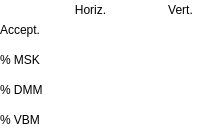
<?xml version="1.0" encoding="UTF-8"?>
<ui version="4.0">
 <class>Form</class>
 <widget class="QWidget" name="Form">
  <property name="geometry">
   <rect>
    <x>0</x>
    <y>0</y>
    <width>221</width>
    <height>131</height>
   </rect>
  </property>
  <property name="sizePolicy">
   <sizepolicy hsizetype="Ignored" vsizetype="Ignored">
    <horstretch>0</horstretch>
    <verstretch>0</verstretch>
   </sizepolicy>
  </property>
  <property name="windowTitle">
   <string>Slit acceptance</string>
  </property>
  <property name="styleSheet">
   <string notr="true">background-color: rgb(255, 255, 255);</string>
  </property>
  <layout class="QVBoxLayout" name="verticalLayout">
   <property name="spacing">
    <number>0</number>
   </property>
   <property name="leftMargin">
    <number>0</number>
   </property>
   <property name="topMargin">
    <number>0</number>
   </property>
   <property name="rightMargin">
    <number>0</number>
   </property>
   <property name="bottomMargin">
    <number>0</number>
   </property>
   <item>
    <widget class="QFrame" name="frame">
     <property name="sizePolicy">
      <sizepolicy hsizetype="Preferred" vsizetype="Preferred">
       <horstretch>0</horstretch>
       <verstretch>0</verstretch>
      </sizepolicy>
     </property>
     <property name="minimumSize">
      <size>
       <width>201</width>
       <height>71</height>
      </size>
     </property>
     <property name="frameShape">
      <enum>QFrame::Box</enum>
     </property>
     <property name="frameShadow">
      <enum>QFrame::Plain</enum>
     </property>
     <property name="lineWidth">
      <number>0</number>
     </property>
     <widget class="QLabel" name="label_10">
      <property name="geometry">
       <rect>
        <x>50</x>
        <y>0</y>
        <width>81</width>
        <height>20</height>
       </rect>
      </property>
      <property name="text">
       <string>Horiz.</string>
      </property>
      <property name="alignment">
       <set>Qt::AlignCenter</set>
      </property>
     </widget>
     <widget class="QELabel" name="qelabel_21">
      <property name="geometry">
       <rect>
        <x>50</x>
        <y>20</y>
        <width>81</width>
        <height>21</height>
       </rect>
      </property>
      <property name="alignment">
       <set>Qt::AlignRight|Qt::AlignTrailing|Qt::AlignVCenter</set>
      </property>
      <property name="variable" stdset="0">
       <string notr="true">$(SLIT)H_ACCEPT</string>
      </property>
      <property name="notation" stdset="0">
       <enum>QELabel::Fixed</enum>
      </property>
     </widget>
     <widget class="QLabel" name="label_12">
      <property name="geometry">
       <rect>
        <x>140</x>
        <y>0</y>
        <width>81</width>
        <height>20</height>
       </rect>
      </property>
      <property name="text">
       <string>Vert.</string>
      </property>
      <property name="alignment">
       <set>Qt::AlignCenter</set>
      </property>
     </widget>
     <widget class="QELabel" name="qelabel_22">
      <property name="geometry">
       <rect>
        <x>140</x>
        <y>20</y>
        <width>81</width>
        <height>21</height>
       </rect>
      </property>
      <property name="alignment">
       <set>Qt::AlignRight|Qt::AlignTrailing|Qt::AlignVCenter</set>
      </property>
      <property name="variable" stdset="0">
       <string>$(SLIT)V_ACCEPT</string>
      </property>
      <property name="notation" stdset="0">
       <enum>QELabel::Fixed</enum>
      </property>
     </widget>
     <widget class="QLabel" name="label_11">
      <property name="geometry">
       <rect>
        <x>0</x>
        <y>20</y>
        <width>51</width>
        <height>20</height>
       </rect>
      </property>
      <property name="text">
       <string>Accept.</string>
      </property>
      <property name="alignment">
       <set>Qt::AlignLeading|Qt::AlignLeft|Qt::AlignVCenter</set>
      </property>
     </widget>
     <widget class="QLabel" name="label_15">
      <property name="geometry">
       <rect>
        <x>0</x>
        <y>50</y>
        <width>51</width>
        <height>20</height>
       </rect>
      </property>
      <property name="text">
       <string>% MSK</string>
      </property>
      <property name="alignment">
       <set>Qt::AlignLeading|Qt::AlignLeft|Qt::AlignVCenter</set>
      </property>
     </widget>
     <widget class="QELabel" name="qelabel_25">
      <property name="geometry">
       <rect>
        <x>50</x>
        <y>50</y>
        <width>81</width>
        <height>21</height>
       </rect>
      </property>
      <property name="alignment">
       <set>Qt::AlignRight|Qt::AlignTrailing|Qt::AlignVCenter</set>
      </property>
      <property name="variable" stdset="0">
       <string>$(SLIT)H_ACCEPT_RATIO</string>
      </property>
      <property name="notation" stdset="0">
       <enum>QELabel::Fixed</enum>
      </property>
     </widget>
     <widget class="QELabel" name="qelabel_26">
      <property name="geometry">
       <rect>
        <x>140</x>
        <y>50</y>
        <width>81</width>
        <height>21</height>
       </rect>
      </property>
      <property name="alignment">
       <set>Qt::AlignRight|Qt::AlignTrailing|Qt::AlignVCenter</set>
      </property>
      <property name="variable" stdset="0">
       <string>$(SLIT)V_ACCEPT_RATIO</string>
      </property>
      <property name="notation" stdset="0">
       <enum>QELabel::Fixed</enum>
      </property>
     </widget>
     <widget class="QLabel" name="label_16">
      <property name="geometry">
       <rect>
        <x>0</x>
        <y>80</y>
        <width>51</width>
        <height>20</height>
       </rect>
      </property>
      <property name="text">
       <string>% DMM</string>
      </property>
      <property name="alignment">
       <set>Qt::AlignLeading|Qt::AlignLeft|Qt::AlignVCenter</set>
      </property>
     </widget>
     <widget class="QLabel" name="label_17">
      <property name="geometry">
       <rect>
        <x>0</x>
        <y>110</y>
        <width>51</width>
        <height>20</height>
       </rect>
      </property>
      <property name="text">
       <string>% VBM</string>
      </property>
      <property name="alignment">
       <set>Qt::AlignLeading|Qt::AlignLeft|Qt::AlignVCenter</set>
      </property>
     </widget>
     <widget class="QELabel" name="qelabel_27">
      <property name="geometry">
       <rect>
        <x>50</x>
        <y>80</y>
        <width>81</width>
        <height>21</height>
       </rect>
      </property>
      <property name="alignment">
       <set>Qt::AlignRight|Qt::AlignTrailing|Qt::AlignVCenter</set>
      </property>
      <property name="variable" stdset="0">
       <string>$(SLIT)H_ACCEPT_RATIO_MONO</string>
      </property>
      <property name="notation" stdset="0">
       <enum>QELabel::Fixed</enum>
      </property>
     </widget>
     <widget class="QELabel" name="qelabel_28">
      <property name="geometry">
       <rect>
        <x>50</x>
        <y>110</y>
        <width>81</width>
        <height>21</height>
       </rect>
      </property>
      <property name="alignment">
       <set>Qt::AlignRight|Qt::AlignTrailing|Qt::AlignVCenter</set>
      </property>
      <property name="variable" stdset="0">
       <string>$(SLIT)H_ACCEPT_RATIO_VBM</string>
      </property>
      <property name="notation" stdset="0">
       <enum>QELabel::Fixed</enum>
      </property>
     </widget>
     <widget class="QELabel" name="qelabel_29">
      <property name="geometry">
       <rect>
        <x>140</x>
        <y>80</y>
        <width>81</width>
        <height>21</height>
       </rect>
      </property>
      <property name="alignment">
       <set>Qt::AlignRight|Qt::AlignTrailing|Qt::AlignVCenter</set>
      </property>
      <property name="variable" stdset="0">
       <string>$(SLIT)V_ACCEPT_RATIO_MONO</string>
      </property>
      <property name="notation" stdset="0">
       <enum>QELabel::Fixed</enum>
      </property>
     </widget>
     <widget class="QELabel" name="qelabel_30">
      <property name="geometry">
       <rect>
        <x>140</x>
        <y>110</y>
        <width>81</width>
        <height>21</height>
       </rect>
      </property>
      <property name="alignment">
       <set>Qt::AlignRight|Qt::AlignTrailing|Qt::AlignVCenter</set>
      </property>
      <property name="variable" stdset="0">
       <string>$(SLIT)V_ACCEPT_RATIO_VBM</string>
      </property>
      <property name="notation" stdset="0">
       <enum>QELabel::Fixed</enum>
      </property>
     </widget>
     <zorder>label_15</zorder>
     <zorder>label_11</zorder>
     <zorder>label_10</zorder>
     <zorder>qelabel_21</zorder>
     <zorder>label_12</zorder>
     <zorder>qelabel_22</zorder>
     <zorder>qelabel_25</zorder>
     <zorder>qelabel_26</zorder>
     <zorder>label_16</zorder>
     <zorder>label_17</zorder>
     <zorder>qelabel_27</zorder>
     <zorder>qelabel_28</zorder>
     <zorder>qelabel_29</zorder>
     <zorder>qelabel_30</zorder>
    </widget>
   </item>
  </layout>
 </widget>
 <customwidgets>
  <customwidget>
   <class>QELabel</class>
   <extends>QLabel</extends>
   <header>QELabel.h</header>
  </customwidget>
 </customwidgets>
 <resources/>
 <connections/>
</ui>
